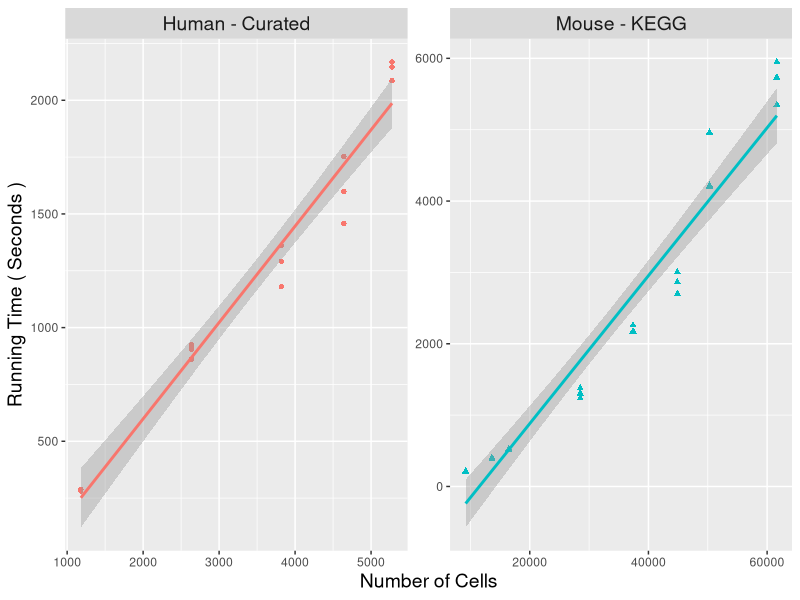

Write R code to recreate this figure.
1180 - 281 / 282 / 288

2638 - 905 / 924 / 861

3818 - 1360 / 1180 / 1292

4642 - 1752 / 1599 / 1458

5276 - 2168 / 2146 / 2086

# MOUSE

9190 - 200 / 205 / 215

13630 - 387 / 395 / 401

16468 - 516 / 528 / 519

28507 - 1304 / 1238 / 1377

37402 - 2177 / 2260 / 2171

44879 - 2864 / 2701 / 3004

50296 - 4218 / 4962 / 4195

61637 - 5733 / 5948 / 5350

library(ggplot2)

noCell <- rep(c(1180, 2638,3818, 4642, 5276,
                9190,13630,16468,28507,37402,44879,50296,61637), each = 3)

times <- c(
  281, 282, 288,
  905,924,861,
  1360,1180,1292,
  1752,1599,1458,
  2168,2146,2086,

  200,205,215,
  387,395,401,
  516,528,519,
  1304,1238,1377,
  2177,2260,2171,
  2864,2701,3004,
  4218,4962,4195,
  5733,5948,5350
)
species <- c(rep('Human - Curated', 3*5), rep('Mouse - KEGG', 3*8))
tt <- data.frame(noCell, times, species )

ggplot(tt, aes(x = noCell, y = times, shape = species, color = species)) +
  geom_point() +
  geom_smooth(method = lm) +
  theme(
    axis.title = element_text(size = 14),
    strip.text = element_text(size = 14),
    legend.position =  'none'
  ) +
  facet_wrap(~ species, scales = 'free')+
  ylab('Running Time ( Seconds )') +
  xlab('Number of Cells')



